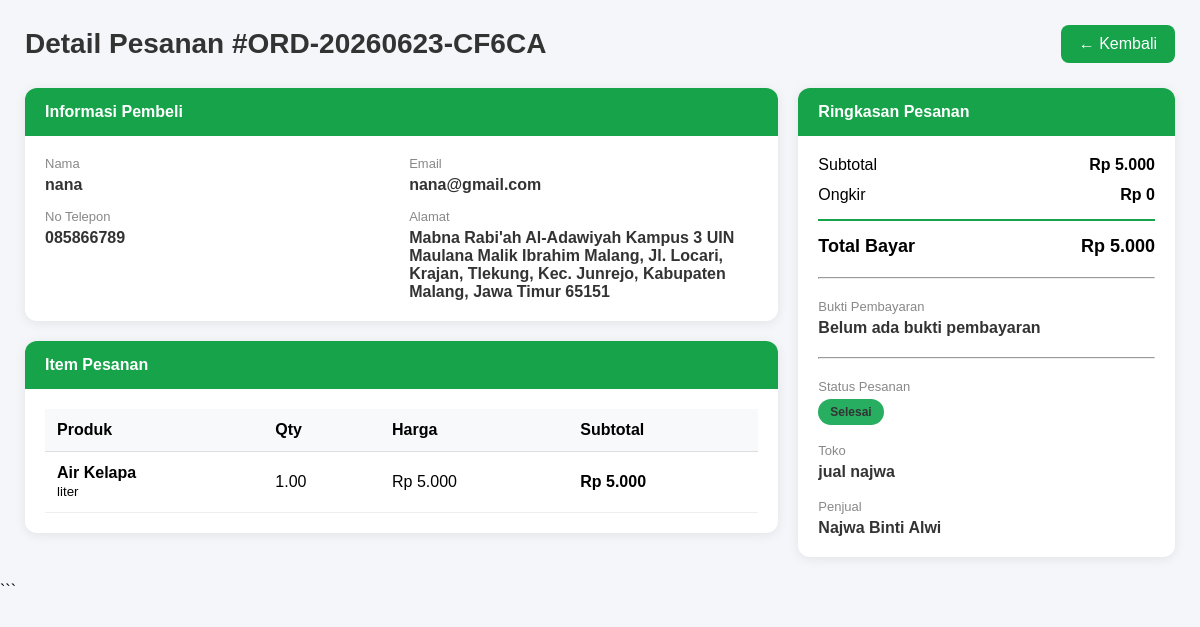
Screenshot of /admin/kelola_pesanan_detail.php?id=3 (signed in) with the database file from the repository.
### tables this page shows
CREATE TABLE `pesanan` (
  `id` int(10) UNSIGNED NOT NULL,
  `kode_pesanan` varchar(30) NOT NULL COMMENT 'Format: ORD-YYYYMMDD-XXXXX',
  `pembeli_id` int(10) UNSIGNED NOT NULL,
  `toko_id` int(10) UNSIGNED NOT NULL,
  `total_harga` decimal(15,2) NOT NULL DEFAULT 0.00,
  `ongkir` decimal(15,2) NOT NULL DEFAULT 0.00,
  `grand_total` decimal(15,2) NOT NULL DEFAULT 0.00,
  `alamat_kirim` text NOT NULL,
  `catatan` text DEFAULT NULL,
  `status` enum('menunggu_konfirmasi','dikonfirmasi','diproses','dikirim','selesai','dibatalkan') NOT NULL DEFAULT 'menunggu_konfirmasi',
  `metode_bayar` enum('transfer','cod','ewallet') NOT NULL DEFAULT 'transfer',
  `bukti_bayar` varchar(255) DEFAULT NULL,
  `created_at` datetime NOT NULL DEFAULT current_timestamp(),
  `updated_at` datetime NOT NULL DEFAULT current_timestamp() ON UPDATE current_timestamp(),
  `bukti_pembayaran` varchar(255) DEFAULT NULL COMMENT 'File bukti pembayaran untuk admin review',
  `bukti_pengiriman` varchar(255) DEFAULT NULL COMMENT 'File bukti pengiriman dari penjual',
  `admin_approval_status` enum('pending','approved','rejected') NOT NULL DEFAULT 'pending' COMMENT 'Status persetujuan admin'
);

CREATE TABLE `users` (
  `id` int(10) UNSIGNED NOT NULL,
  `nama` varchar(150) NOT NULL,
  `angkatan` varchar(30) NOT NULL COMMENT 'Contoh: 2020, 2021, Alumni',
  `jenis_keanggotaan` enum('penjual','bukan_penjual') NOT NULL,
  `alamat` text NOT NULL,
  `no_telp` varchar(30) DEFAULT NULL COMMENT 'Nomor telepon pengguna',
  `email` varchar(150) NOT NULL,
  `password` varchar(255) NOT NULL COMMENT 'Bcrypt hash',
  `role` enum('admin','penjual','pembeli') NOT NULL DEFAULT 'pembeli',
  `is_active` tinyint(1) NOT NULL DEFAULT 1,
  `created_at` datetime NOT NULL DEFAULT current_timestamp(),
  `updated_at` datetime NOT NULL DEFAULT current_timestamp() ON UPDATE current_timestamp()
);

CREATE TABLE `detail_pesanan` (
  `id` int(10) UNSIGNED NOT NULL,
  `pesanan_id` int(10) UNSIGNED NOT NULL,
  `produk_id` int(10) UNSIGNED NOT NULL,
  `nama_produk` varchar(150) NOT NULL COMMENT 'Snapshot nama saat transaksi',
  `satuan` enum('liter','kg') NOT NULL,
  `jumlah` decimal(10,2) NOT NULL,
  `harga_satuan` decimal(15,2) NOT NULL COMMENT 'Snapshot harga saat transaksi',
  `subtotal` decimal(15,2) NOT NULL
);

CREATE TABLE `jenis_produk` (
  `id` smallint(5) UNSIGNED NOT NULL,
  `kategori_id` tinyint(3) UNSIGNED NOT NULL,
  `nama_jenis` varchar(100) NOT NULL,
  `satuan` enum('liter','kg') NOT NULL
);

CREATE TABLE `toko` (
  `id` int(10) UNSIGNED NOT NULL,
  `user_id` int(10) UNSIGNED NOT NULL,
  `nama_toko` varchar(150) NOT NULL,
  `deskripsi` text DEFAULT NULL,
  `foto_toko` varchar(255) DEFAULT NULL,
  `bank_nama` varchar(100) DEFAULT NULL,
  `no_rekening` varchar(50) DEFAULT NULL,
  `nama_rekening` varchar(150) DEFAULT NULL,
  `total_terjual` int(10) UNSIGNED NOT NULL DEFAULT 0,
  `is_active` tinyint(1) NOT NULL DEFAULT 1,
  `created_at` datetime NOT NULL DEFAULT current_timestamp(),
  `updated_at` datetime NOT NULL DEFAULT current_timestamp() ON UPDATE current_timestamp()
);

### Koneksi.php (called while the page is built, shortened)
<?php
function format_rupiah($nominal) {
    return "Rp " . number_format($nominal, 0, ',', '.');
}
?>

### admin/kelola_pesanan_detail.php (the view, shortened to what this page needs)
<?php
include '../Koneksi.php';
$pesanan_id = isset($_GET['id']) ? (int)$_GET['id'] : 0;
$pesanan = mysqli_fetch_assoc(mysqli_query($koneksi, "
    SELECT p.*,
           u.nama AS pembeli,
           u.email AS email_pembeli,
           u.no_telp,
           u.alamat,
           t.nama_toko,
           s.nama AS penjual
    FROM pesanan p
    JOIN users u ON p.pembeli_id = u.id
    JOIN toko t ON p.toko_id = t.id
    JOIN users s ON t.user_id = s.id
    WHERE p.id = {$pesanan_id}
"));
$bukti_bayar = $pesanan['bukti_pembayaran'] ?? ($pesanan['bukti_bayar'] ?? '');
$detail = mysqli_query($koneksi, "
    SELECT
        dp.*,
        j.nama_jenis,
        j.satuan
    FROM detail_pesanan dp
    JOIN produk pr ON dp.produk_id = pr.id
    JOIN jenis_produk j ON pr.jenis_produk_id = j.id
    WHERE dp.pesanan_id = {$pesanan_id}
");
function badgeColor($status)
{
    switch (strtolower($status)) {
        case 'selesai':
            return '#27ae60';
    }
}
?>
<!DOCTYPE html>
<html lang="id">
<head>
</head>
<body>
<div class="wrapper">
    <div class="page-header">
        <h1 class="page-title">
            Detail Pesanan
            #<?php echo htmlspecialchars($pesanan['kode_pesanan']); ?>
        </h1>
        <a href="pesanan.php" class="btn-back">
            ← Kembali
        </a>
    </div>
    <div class="grid">
        <div>
            <div class="card">
                <div class="card-header">
                    Informasi Pembeli
                </div>
                <div class="card-body">
                    <div class="info-grid">
                        <div class="info-item">
                            <label>Nama</label>
                            <span><?php echo htmlspecialchars($pesanan['pembeli']); ?></span>
                        </div>
                        <div class="info-item">
                            <label>Email</label>
                            <span><?php echo htmlspecialchars($pesanan['email_pembeli']); ?></span>
                        </div>
                        <div class="info-item">
                            <label>No Telepon</label>
                            <span><?php echo htmlspecialchars($pesanan['no_telp']); ?></span>
                        </div>
                        <div class="info-item">
                            <label>Alamat</label>
                            <span><?php echo htmlspecialchars($pesanan['alamat']); ?></span>
                        </div>
                    </div>
                </div>
            </div>
            <div class="card mt-20">
                <div class="card-header">
                    Item Pesanan
                </div>
                <div class="card-body">
                    <table class="table">
                        <thead>
                            <tr>
                                <th>Produk</th>
                                <th>Qty</th>
                                <th>Harga</th>
                                <th>Subtotal</th>
                            </tr>
                        </thead>
                        <tbody>
                        <?php
                        if(mysqli_num_rows($detail) > 0){
                            while($d = mysqli_fetch_assoc($detail)){
                        ?>
                            <tr>
                                <td>
                                    <strong>
                                        <?php echo htmlspecialchars($d['nama_jenis']); ?>
                                    </strong>
                                    <br>
                                    <small>
                                        <?php echo htmlspecialchars($d['satuan']); ?>
                                    </small>
                                </td>
                                <td>
                                    <?php echo $d['jumlah']; ?>
                                </td>
                                <td>
                                    <?php echo format_rupiah($d['harga_satuan']); ?>
                                </td>
                                <td>
                                    <strong>
                                        <?php echo format_rupiah($d['subtotal']); ?>
                                    </strong>
                                </td>
                            </tr>
                        <?php
                            }
                        } ?>
                        </tbody>
                    </table>
                </div>
            </div>
        </div>
        <div>
            <div class="card">
                <div class="card-header">
                    Ringkasan Pesanan
                </div>
                <div class="card-body">
                    <div class="summary-row">
                        <span>Subtotal</span>
                        <strong>
                            <?php echo format_rupiah($pesanan['total_harga']); ?>
                        </strong>
                    </div>
                    <div class="summary-row">
                        <span>Ongkir</span>
                        <strong>
                            <?php echo format_rupiah($pesanan['ongkir']); ?>
                        </strong>
                    </div>
                    <div class="summary-total">
                        <span>Total Bayar</span>
                        <span>
                            <?php echo format_rupiah($pesanan['grand_total']); ?>
                        </span>
                    </div>
                    <hr style="margin:20px 0;">
                    <div class="info-item">
                        <label>Bukti Pembayaran</label>
                        <?php if (!empty($bukti_bayar)) { ?>
                            <a href="../uploads/<?php echo htmlspecialchars($bukti_bayar); ?>" target="_blank" class="btn-back" style="display:inline-block; margin-top:6px;">Lihat Bukti</a>
                        <?php } else { ?>
                            <span>Belum ada bukti pembayaran</span>
                        <?php } ?>
                    </div>
                    <hr style="margin:20px 0;">
                    <div class="info-item">
                        <label>Status Pesanan</label>
                        <span class="badge"
                              style="background:<?php echo badgeColor($pesanan['status']); ?>">
                            <?php echo ucfirst($pesanan['status']); ?>
                        </span>
                    </div>
                    <br>
                    <div class="info-item">
                        <label>Toko</label>
                        <span>
                            <?php echo htmlspecialchars($pesanan['nama_toko']); ?>
                        </span>
                    </div>
                    <br>
                    <div class="info-item">
                        <label>Penjual</label>
                        <span>
                            <?php echo htmlspecialchars($pesanan['penjual']); ?>
                        </span>
                    </div>
                </div>
            </div>
        </div>
    </div>
</div>
</body>
</html>

### admin/kelola_pesanan_detail.php (style rules this page uses)
* { margin:0; padding:0; box-sizing:border-box; font-family:Arial, sans-serif; }
body { background:#f4f6f9; }
.wrapper { padding:25px; }
.page-header { display:flex; justify-content:space-between; align-items:center; margin-bottom:25px; }
.page-title { font-size:28px; font-weight:bold; color:#333; }
.btn-back { background:#16a34a; color:white; text-decoration:none; padding:10px 18px; border-radius:8px; }
.grid { display:grid; grid-template-columns:2fr 1fr; gap:20px; }
.card { background:white; border-radius:12px; box-shadow:0 2px 12px rgba(0,0,0,.08); overflow:hidden; }
.card-header { background:#16a34a; color:white; padding:15px 20px; font-weight:600; }
.card-body { padding:20px; }
.info-grid { display:grid; grid-template-columns:1fr 1fr; gap:15px; }
.info-item label { display:block; color:#888; font-size:13px; margin-bottom:5px; }
.info-item span { font-weight:600; color:#333; }
.table { width:100%; border-collapse:collapse; }
.table th { background:#f8f9fa; text-align:left; padding:12px; border-bottom:1px solid #ddd; }
.table td { padding:12px; border-bottom:1px solid #eee; }
.summary-row { display:flex; justify-content:space-between; margin-bottom:12px; }
.summary-total { display:flex; justify-content:space-between; margin-top:15px; padding-top:15px; border-top:2px solid #16a34a; font-size:18px; font-weight:bold; }
.badge { display:inline-block; color:white; padding:6px 12px; border-radius:20px; font-size:12px; font-weight:bold; }
.mt-20 { margin-top:20px; }

### rows the page displays
pesanan: kode_pesanan "ORD-20260623-CF6CA", pembeli.nama "nana", pembeli.email "nana@gmail.com", pembeli.no_telp "085866789", pembeli.alamat "Mabna Rabi'ah Al-Adawiyah Kampus 3 UIN Maulana Malik Ibrahim Malang, Jl. Locari, Krajan, Tlekung, Kec. Junrejo, Kabupaten Malang, Jawa Timur 65151", total_harga "Rp 5.000", ongkir "Rp 0", grand_total "Rp 5.000", status "Selesai", toko.nama_toko "jual najwa", users.nama "Najwa Binti Alwi"
detail_pesanan: jenis_produk.nama_jenis "Air Kelapa", jenis_produk.satuan "liter", jumlah "1.00", harga_satuan "Rp 5.000", subtotal "Rp 5.000"
